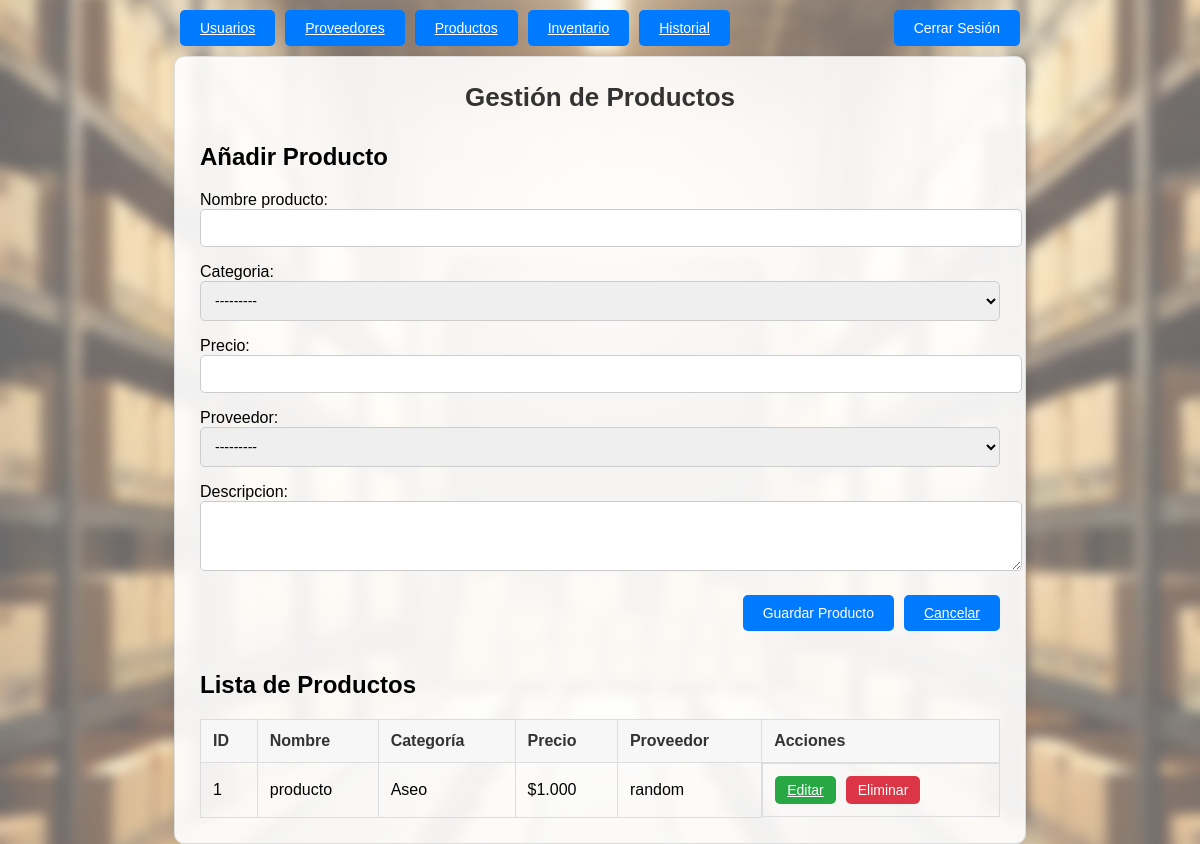
Screenshot of /productos/ (signed in) with the database file from the repository.
### productos/models.py (models this page shows, shortened)
class Producto(models.Model):
    nombre_producto = models.CharField(max_length=100)
    class Categoria(models.TextChoices):
        ASEO = 'Aseo', 'Aseo'
        DESPENSA = 'Despensa', 'Despensa'
        CONGELADOS = 'Congelados', 'Congelados'
        CUIDADO_PERSONAL = 'Cuidado Personal', 'Cuidado Personal'
    categoria = models.CharField(
        max_length=16,
        choices=Categoria.choices,
        blank=False,
    )
    precio = models.DecimalField(max_digits=10, decimal_places=2)
    proveedor = models.ForeignKey(
        'proveedores.Proveedor',
        on_delete=models.PROTECT,
        related_name='productos'
    )
    descripcion = models.TextField(blank=True, null=True)
    fecha_registro = models.DateTimeField(auto_now_add=True)

### proveedores/models.py (models this page shows, shortened)
class Proveedor(models.Model):
    nombre_razon_social = models.CharField(max_length=100, verbose_name="Nombre o Razón Social")
    class TipoProveedor(models.TextChoices):
        ASEO = 'Aseo', 'Aseo'
        DESPENSA = 'Despensa', 'Despensa'
        CONGELADOS = 'Congelados', 'Congelados'
        CUIDADO_PERSONAL = 'Cuidado Personal', 'Cuidado Personal'
    tipo_proveedor = models.CharField(
        max_length=16,
        choices=TipoProveedor.choices,
        blank=False,
    )
    rut = models.CharField(
        max_length=12,
        unique=True,
        verbose_name="RUT"
    )
    direccion = models.CharField(
        max_length=255,
        blank=True,
        null=True,
        verbose_name="Dirección"
    )
    telefono = models.CharField(
        max_length=15,
        blank=True,
        null=True,
        verbose_name="Teléfono"
    )
    email = models.EmailField(
        max_length=100,
        unique=True,
        blank=True,
        null=True,
        verbose_name="Correo Electrónico"
    )
    notas = models.TextField(
        blank=True,
        null=True,
        verbose_name="Notas o Comentarios"
    )
    creado_en = models.DateTimeField(
        auto_now_add=True,
        verbose_name="Fecha de Creación"
    )

### usuarios/decorators.py (the view)
    def _wrapped_view(request, *args, **kwargs):
        if not request.user.is_authenticated:
            return redirect('login')
        if request.user.rol == 'Administrador':
            return view_func(request, *args, **kwargs)
        else:
            raise PermissionDenied("No tienes permiso para acceder a esta página.")

### productos/forms.py
class ProductoForm(forms.ModelForm):
    class Meta:
        model = Producto
        fields = ['nombre_producto', 'categoria', 'precio', 'proveedor', 'descripcion']
        widgets = {
            'nombre_producto': forms.TextInput(attrs={'class': 'form-control'}),
            'categoria': forms.Select(attrs={'class': 'form-control', 'id': 'id_categoria'}),
            'precio': forms.NumberInput(attrs={'class': 'form-control'}),
            'proveedor': forms.Select(attrs={'class': 'form-control', 'id': 'id_proveedor'}),
            'descripcion': forms.Textarea(attrs={'class': 'form-control', 'rows': 3}),
        }
    def __init__(self, *args, **kwargs):
        super().__init__(*args, **kwargs)
        if 'categoria' in self.data:
            categoria = self.data.get('categoria')
            self.fields['proveedor'].queryset = Proveedor.objects.filter(tipo_proveedor=categoria)
        else:
            self.fields['proveedor'].queryset = Proveedor.objects.none()

### productos/templatetags/currency_filters.py (called while the page is built)
@register.filter
def currency(value):
    try:
        value = int(value)  # Convertir a entero para eliminar los decimales
    except (ValueError, TypeError):
        return value
    return f"${value:,}".replace(",", ".")

### productos/views.py (called while the page is built, shortened)
def gestionProductos(request, producto_id=None):
    if producto_id:
        producto = get_object_or_404(Producto, id=producto_id)
        form = ProductoForm(instance=producto)
    else:
        producto = None
        form = ProductoForm()
    productos = Producto.objects.all()
    return render(request, 'productos/gestionProductos.html', {
        'form': form,
        'productos': productos,
        'producto_id': producto_id,
    })

### productos/templates/productos/gestionProductos.html (shortened to what this page needs)
{% load currency_filters %}
<!DOCTYPE html>
<html lang="es">
<head>
    {% load static %}
    <link rel="stylesheet" href="{% static 'productos/styles.css' %}">
</head>
<body>
    <header style="display: flex; justify-content: space-between; align-items: center; padding: 10px; position: absolute;
      top: 0; width: 70%">
      <div style="display: flex; align-items: center;">
          <nav style="display: flex; gap: 10px;">
              {% if request.user.rol == "Administrador" %}
                <a href="{% url 'gestionUsuarios' %}" class="button">Usuarios</a>
                <a href="{% url 'gestionProveedores' %}" class="button">Proveedores</a>
                <a href="{% url 'gestionProductos' %}" class="button">Productos</a>
              {% endif %}
              <a href="{% url 'gestionInventario' %}" class="button">Inventario</a>
              <a href="{% url 'historial' %}" class="button">Historial</a>
          </nav>
      </div>
      <form method="post" action="{% url 'logout' %}">
          <button type="submit" class="button delete">Cerrar Sesión</button>
      </form>
    </header>
    <div class="container">
        <h1>Gestión de Productos</h1>
        <div class="form-section">
            <h2>{% if producto_id %}Editar Producto{% else %}Añadir Producto{% endif %}</h2>
            <form method="post">
                {{ form.as_p }}
                <div class="button-container">
                    <button type="submit" class="button">
                        {% if producto_id %}Actualizar Producto{% else %}Guardar Producto{% endif %}
                    </button>
                    <a href="{% url 'gestionProductos' %}" class="button delete">Cancelar</a>
                </div>
            </form>
        </div>
        <div class="table-container">
            <h2>Lista de Productos</h2>
            <table>
                <thead>
                    <tr>
                        <th>ID</th>
                        <th>Nombre</th>
                        <th>Categoría</th>
                        <th>Precio</th>
                        <th>Proveedor</th>
                        <th>Acciones</th>
                    </tr>
                </thead>
                <tbody>
                    {% for producto in productos %}
                    <tr>
                        <td>{{ producto.id }}</td>
                        <td>{{ producto.nombre_producto }}</td>
                        <td>{{ producto.categoria }}</td>
                        <td>{{ producto.precio|currency }}</td>
                        <td>{{ producto.proveedor.nombre_razon_social }}</td>
                        <td class="action-buttons">
                            <a href="{% url 'gestionProductos' producto.id %}" class="button">Editar</a>
                            <form method="post" action="{% url 'eliminarProducto' producto.id %}" style="display:inline;">
                                <button type="submit" class="button delete" onclick="return confirm('¿Estás seguro de eliminar este producto?');">Eliminar</button>
                            </form>
                        </td>
                    </tr>
                    {% endfor %}
                </tbody>
            </table>
        </div>
    </div>
</body>
</html>

### productos/static/productos/styles.css (style rules this page uses)
body { background-image: url("/static/proveedores/img/warehouse_blur_opacity.png"); background-size: cover; background-position: center; font-family: Arial, sans-serif; display: flex; justify-content: center; align-items: center; min-height: 100vh; margin: 0; }
.container { position: relative; border: 1px solid #ddd; border-radius: 10px; width: 90%; max-width: 800px; padding: 25px; background-color: rgba(255, 255, 255, 0.9); box-shadow: 0 4px 12px rgba(0, 0, 0, 0.1); top: 50px; }
.container h1 { text-align: center; font-size: 26px; margin-top: 0; margin-bottom: 20px; color: #333; }
.form-section { margin-top: 30px; }
.form-control { flex: 1; padding: 10px; border: 1px solid #ccc; border-radius: 5px; font-size: 14px; transition: border-color 0.3s ease; width: 100%; }
.button-container { display: flex; justify-content: flex-end; gap: 10px; margin-top: 20px; }
.button { padding: 10px 20px; background-color: #007bff; border: none; border-radius: 5px; font-size: 14px; color: #fff; cursor: pointer; transition: background-color 0.3s ease; }
.table-container { margin-top: 40px; }
table { width: 100%; border-collapse: collapse; margin-top: 20px; }
table th, table td { text-align: left; padding: 12px; border: 1px solid #ddd; }
table th { background-color: #f7f7f7; color: #333; }
.action-buttons { display: flex; gap: 10px; }
.action-buttons .button { padding: 6px 12px; font-size: 14px; background-color: #28a745; border: none; border-radius: 5px; color: #fff; cursor: pointer; transition: background-color 0.3s ease; }
.action-buttons .button.delete { background-color: #dc3545; }

### rows the page displays
Producto: id "1", nombre_producto "producto", categoria "Aseo", precio "$1.000", proveedor.nombre_razon_social "random"
